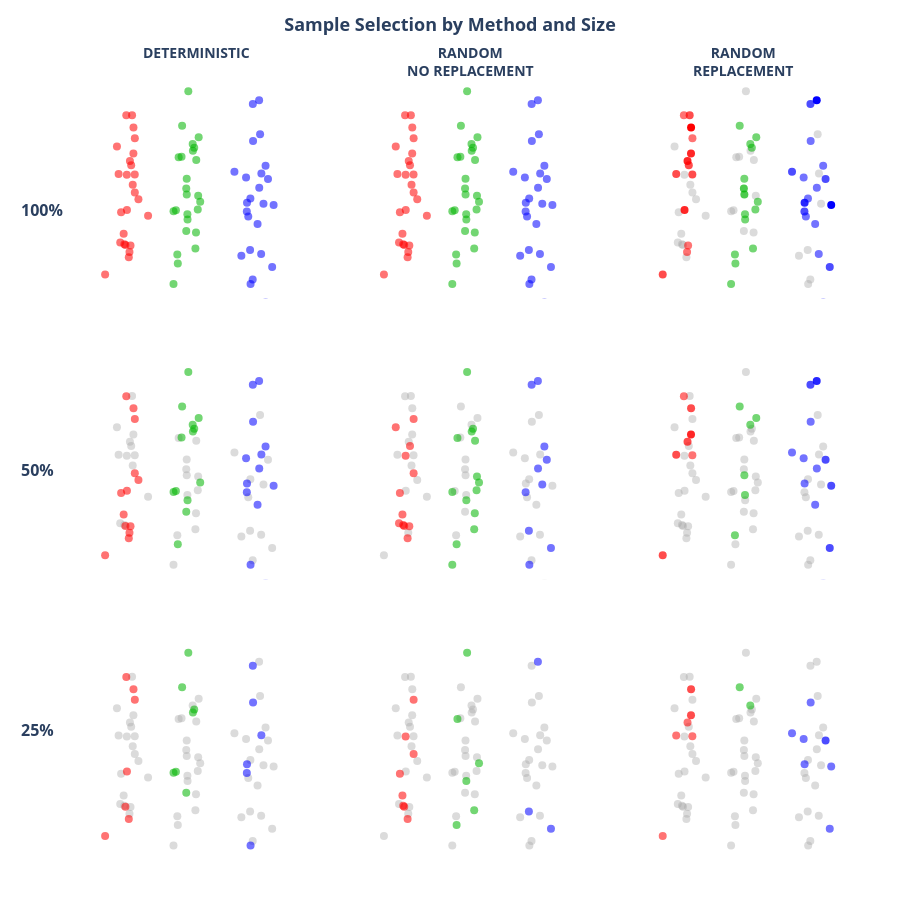

Notebook code cell kept with this figure:
### Markdown cell above
## Final Plots

### Code cell
fig1.show()
